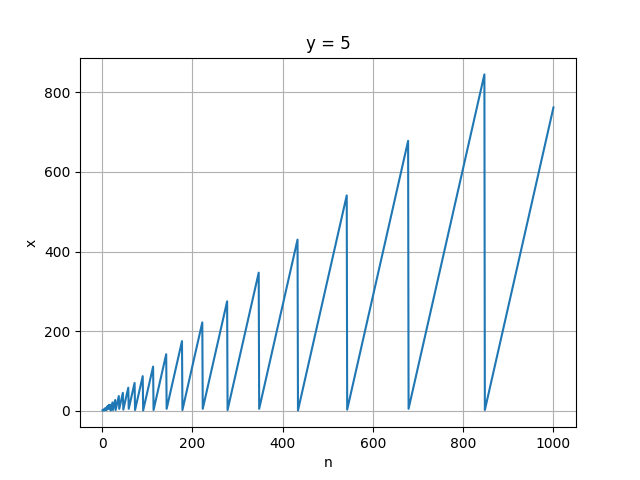

Write Python code to recreate this figure.
'''
Descripttion: 
version: 1.0.0
Author: CYKS
Date: 2020-10-06 23:08:16
LastEditors: CYKS
LastEditTime: 2020-10-11 21:50:48
'''
import matplotlib
import matplotlib.pyplot as plt

f = open("output.out")
x = list()
y = list()

fig, ax = plt.subplots()

for line in f:
	n, result = map(int, line.split())
	x.append(n)
	y.append(result)

f.close()

ax.plot(x, y)

ax.set(xlabel='n', ylabel='x',
       title='y = 5')
ax.grid()

fig.savefig("test.png")
plt.show()